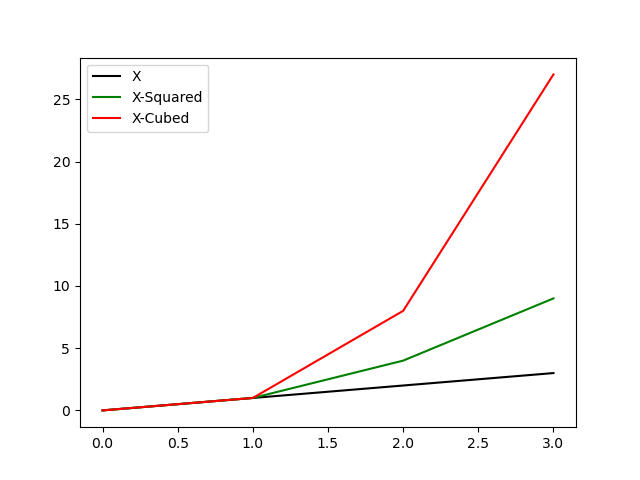

Write the Python code that produced this figure.
# Program that displays a plot of the functions f(x)=x, g(x)=x2 and h(x)=x3 in the range [0, 4] on the one set of axis
# Author: Brendan Tunney

# Import numpy & matplotlib

import matplotlib.pyplot as plt
import numpy as np

# Setting X-Axis range

xpoints = np.array(range(0,4))

#Setting Y-Axis range

ypoints = (xpoints)
ypoints2 = (xpoints*xpoints)
ypoints3 = (xpoints*xpoints*xpoints)

#Plotting graph along with labels & line colour

plt.plot(xpoints, ypoints, label= "X", color = "Black")
plt.plot(xpoints, ypoints2, label= "X-Squared", color = "Green")
plt.plot(xpoints, ypoints3, label= "X-Cubed", color = "Red")
plt.legend()


#Saving file

plt.savefig ("plottask.PNG") #Note: Github is case sensitive 

# "plt.show() removed to allow graph to save to png file"

#References - W3 Schools & Lecture material